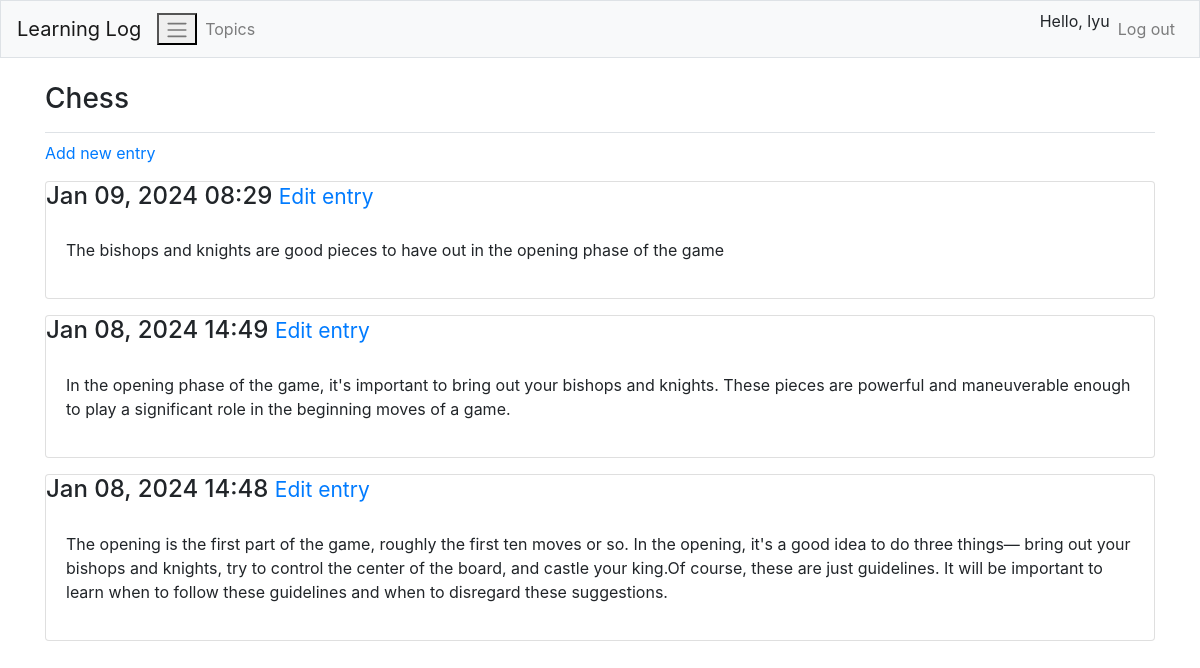
/topics/1 (signed in), run on the app's committed database.
### learning_logs/models.py (models this page shows, shortened)
class Topic(models.Model):
    text = models.CharField(max_length=200)
    date_added = models.DateTimeField(auto_now_add=True)
    owner = models.ForeignKey(User, on_delete=models.CASCADE)
    def __str__(self):
        return self.text

class Entry(models.Model):
    topic = models.ForeignKey(Topic, on_delete=models.CASCADE)
    text = models.TextField()
    date_added = models.DateTimeField(auto_now_add=True)
    class Meta:
        verbose_name_plural = 'entries'

### learning_logs/views.py (the view)
# urls.py: path('topics/<int:topic_id>', views.topic, name="topic"),
@login_required
def topic(request, topic_id):
    topic = Topic.objects.get(id=topic_id)
    if topic.owner != request.user:
        raise Http404
    entries = topic.entry_set.order_by('-date_added')
    context = {'topic': topic, 'entries': entries}
    return render(request, 'learning_logs/topic.html', context)

### learning_logs/templates/learning_logs/topic.html
{%  extends 'learning_logs/base.html'  %}
{%  block page_header%}
    <h3>{{  topic  }}</h3>
{%  endblock page_header%}
{%  block content  %}
    <p>
        <a href="{%  url 'learning_logs:new_entry' topic.id  %}">Add new entry</a>
    </p>
    {%  for entry in entries  %}
        <div class="card mb-3">
            <h4 class="card-head">
                {{  entry.date_added|date:'M d, Y H:i'  }}
                <small><a href="{%  url 'learning_logs:edit_entry' entry.id  %}">Edit entry</a></small>
            </h4>
            <div class="card-body">
                {{  entry.text|linebreaks  }}
            </div>
        </div>
    {%  empty  %}
        <p>There are no entries for this topic yet.</p>
    {%  endfor  %}
{%  endblock content  %}

### learning_logs/templates/learning_logs/base.html (shortened to what this page needs)
{%  load bootstrap4  %}
<!doctype html>
<html lang="en">
<head>
    {%  bootstrap_css  %}
</head>
<body>
    <nav class="navbar navbar-expand-md navbar-light bg-light mb-4 border">
        <a class="navbar-brand" href="{%  url 'learning_logs:index'  %}">Learning Log</a>
        <button class="navbar-toggle" type="button" data-toggle="collapse"
                data-target="#navbarCollapse" aria-controls="navbarCollapse"
                aria-expanded="false" aria-label="Toggle Navigation">
            <span class="navbar-toggler-icon"></span>
        </button>
        <div class="collapse navbar-collapse" id="navbarCollapse">
            <ul class="navbar-nav mr-auto">
                <li class="nav-item">
                    <a class="nav-link" href="{%  url 'learning_logs:topics'  %}">Topics</a>
                </li>
            </ul>
            <ul class="navbar-nav ml-auto">
                {%  if user.is_authenticated  %}
                    <li class="nav-item">
                        <span>Hello, {{  user.username  }}</span>
                    </li>
                    <li class="nav-item">
                        <a class="nav-link" href="{%  url 'users:logout'  %}">Log out</a>
                    </li>
                {%  endif  %}
            </ul>
        </div>
    </nav>
    <main role="main" class="container">
        <div class="pb-2 mb-2 border-bottom">
            {%  block page_header %} {%  endblock page_header %}
        </div>
        <div>
            {%  block content %} {%  endblock content %}
        </div>
    </main>
</body>
</html>

### data on the page
Topic: text "Chess"
Entry: date_added "Jan 09, 2024 08:29", text "The bishops and knights are good pieces to have out in the opening phase of the game"
Entry: date_added "Jan 08, 2024 14:49", text "In the opening phase of the game, it's important to bring out your bishops and knights. These pieces are powerful and maneuverable enough to play a significant role in the beginning moves of a game."
Entry: date_added "Jan 08, 2024 14:48", text "The opening is the first part of the game, roughly the first ten moves or so. In the opening, it's a good idea to do three things— bring out your bishops and knights, try to control the center of the board, and castle your king.Of course, these are just guidelines. It will be important to learn when to follow these guidelines and when to disregard these suggestions."

### other printed values
{{ user.username }} "lyu"
